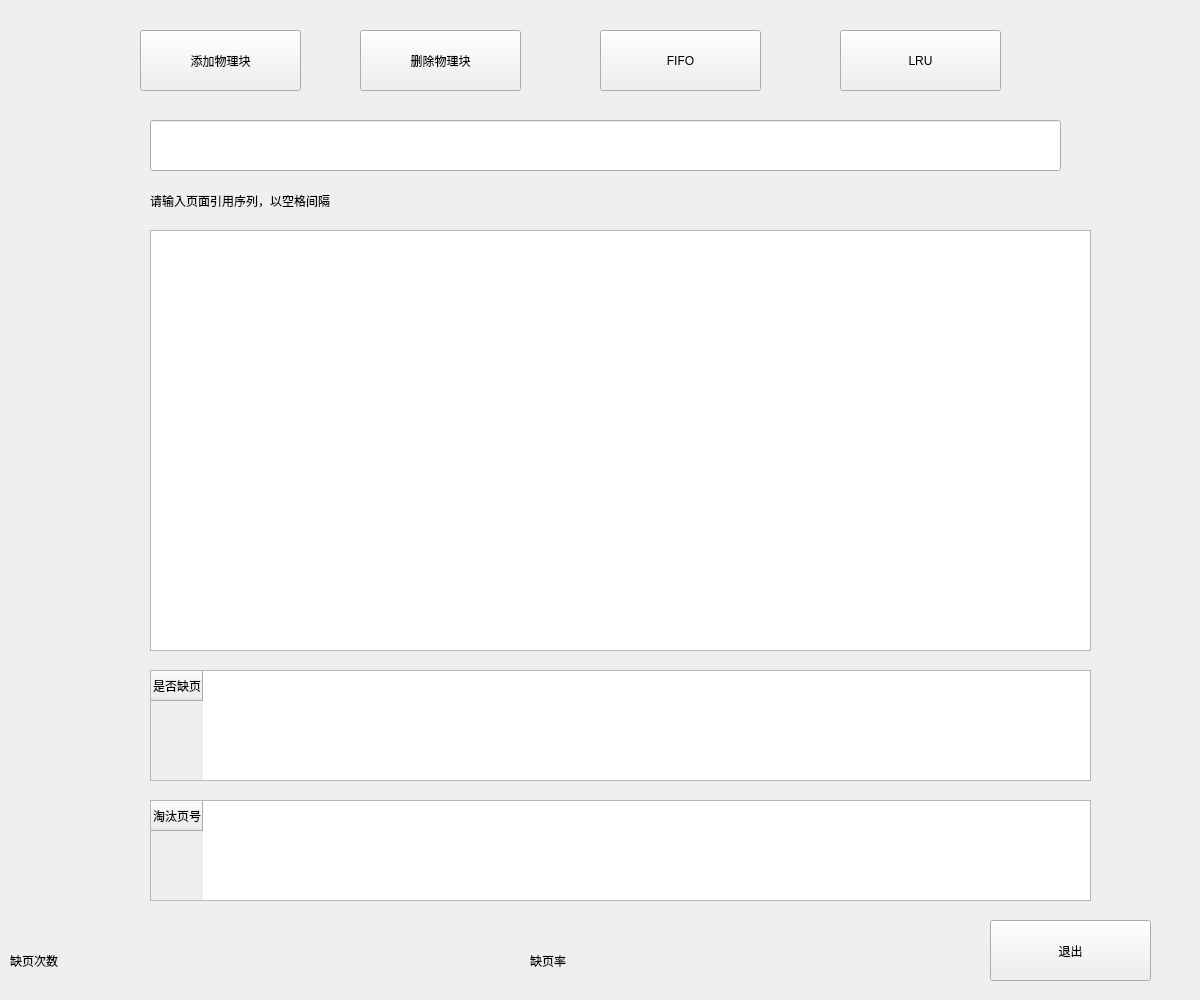
<?xml version="1.0" encoding="UTF-8"?>
<ui version="4.0">
 <class>Widget</class>
 <widget class="QWidget" name="Widget">
  <property name="geometry">
   <rect>
    <x>0</x>
    <y>0</y>
    <width>1200</width>
    <height>1000</height>
   </rect>
  </property>
  <property name="windowTitle">
   <string>Widget</string>
  </property>
  <widget class="QTableWidget" name="tableWidget">
   <property name="geometry">
    <rect>
     <x>150</x>
     <y>230</y>
     <width>941</width>
     <height>421</height>
    </rect>
   </property>
  </widget>
  <widget class="QLineEdit" name="lineEdit">
   <property name="geometry">
    <rect>
     <x>150</x>
     <y>120</y>
     <width>911</width>
     <height>51</height>
    </rect>
   </property>
  </widget>
  <widget class="QPushButton" name="addBtn">
   <property name="geometry">
    <rect>
     <x>140</x>
     <y>30</y>
     <width>161</width>
     <height>61</height>
    </rect>
   </property>
   <property name="text">
    <string>添加物理块</string>
   </property>
  </widget>
  <widget class="QPushButton" name="deleteBtn">
   <property name="geometry">
    <rect>
     <x>360</x>
     <y>30</y>
     <width>161</width>
     <height>61</height>
    </rect>
   </property>
   <property name="text">
    <string>删除物理块</string>
   </property>
  </widget>
  <widget class="QPushButton" name="fifoBtn">
   <property name="geometry">
    <rect>
     <x>600</x>
     <y>30</y>
     <width>161</width>
     <height>61</height>
    </rect>
   </property>
   <property name="text">
    <string>FIFO</string>
   </property>
  </widget>
  <widget class="QPushButton" name="lruBtn">
   <property name="geometry">
    <rect>
     <x>840</x>
     <y>30</y>
     <width>161</width>
     <height>61</height>
    </rect>
   </property>
   <property name="text">
    <string>LRU</string>
   </property>
  </widget>
  <widget class="QLabel" name="label">
   <property name="geometry">
    <rect>
     <x>150</x>
     <y>180</y>
     <width>731</width>
     <height>41</height>
    </rect>
   </property>
   <property name="text">
    <string>请输入页面引用序列，以空格间隔</string>
   </property>
  </widget>
  <widget class="QLabel" name="lackTime">
   <property name="geometry">
    <rect>
     <x>140</x>
     <y>940</y>
     <width>321</width>
     <height>41</height>
    </rect>
   </property>
   <property name="text">
    <string/>
   </property>
  </widget>
  <widget class="QLabel" name="lackRate">
   <property name="geometry">
    <rect>
     <x>740</x>
     <y>940</y>
     <width>321</width>
     <height>41</height>
    </rect>
   </property>
   <property name="text">
    <string/>
   </property>
  </widget>
  <widget class="QPushButton" name="exit">
   <property name="geometry">
    <rect>
     <x>990</x>
     <y>920</y>
     <width>161</width>
     <height>61</height>
    </rect>
   </property>
   <property name="text">
    <string>退出</string>
   </property>
  </widget>
  <widget class="QLabel" name="lackTime_2">
   <property name="geometry">
    <rect>
     <x>10</x>
     <y>940</y>
     <width>141</width>
     <height>41</height>
    </rect>
   </property>
   <property name="text">
    <string>缺页次数</string>
   </property>
  </widget>
  <widget class="QLabel" name="lackRate_2">
   <property name="geometry">
    <rect>
     <x>530</x>
     <y>940</y>
     <width>181</width>
     <height>41</height>
    </rect>
   </property>
   <property name="text">
    <string>缺页率</string>
   </property>
  </widget>
  <widget class="QTableWidget" name="tableWidget_3">
   <property name="geometry">
    <rect>
     <x>150</x>
     <y>800</y>
     <width>941</width>
     <height>101</height>
    </rect>
   </property>
   <row>
    <property name="text">
     <string>淘汰页号</string>
    </property>
   </row>
  </widget>
  <widget class="QTableWidget" name="tableWidget_2">
   <property name="geometry">
    <rect>
     <x>150</x>
     <y>670</y>
     <width>941</width>
     <height>111</height>
    </rect>
   </property>
   <row>
    <property name="text">
     <string>是否缺页</string>
    </property>
   </row>
  </widget>
 </widget>
 <layoutdefault spacing="6" margin="11"/>
 <resources/>
 <connections>
  <connection>
   <sender>exit</sender>
   <signal>clicked()</signal>
   <receiver>Widget</receiver>
   <slot>close()</slot>
   <hints>
    <hint type="sourcelabel">
     <x>1040</x>
     <y>830</y>
    </hint>
    <hint type="destinationlabel">
     <x>599</x>
     <y>449</y>
    </hint>
   </hints>
  </connection>
 </connections>
</ui>
